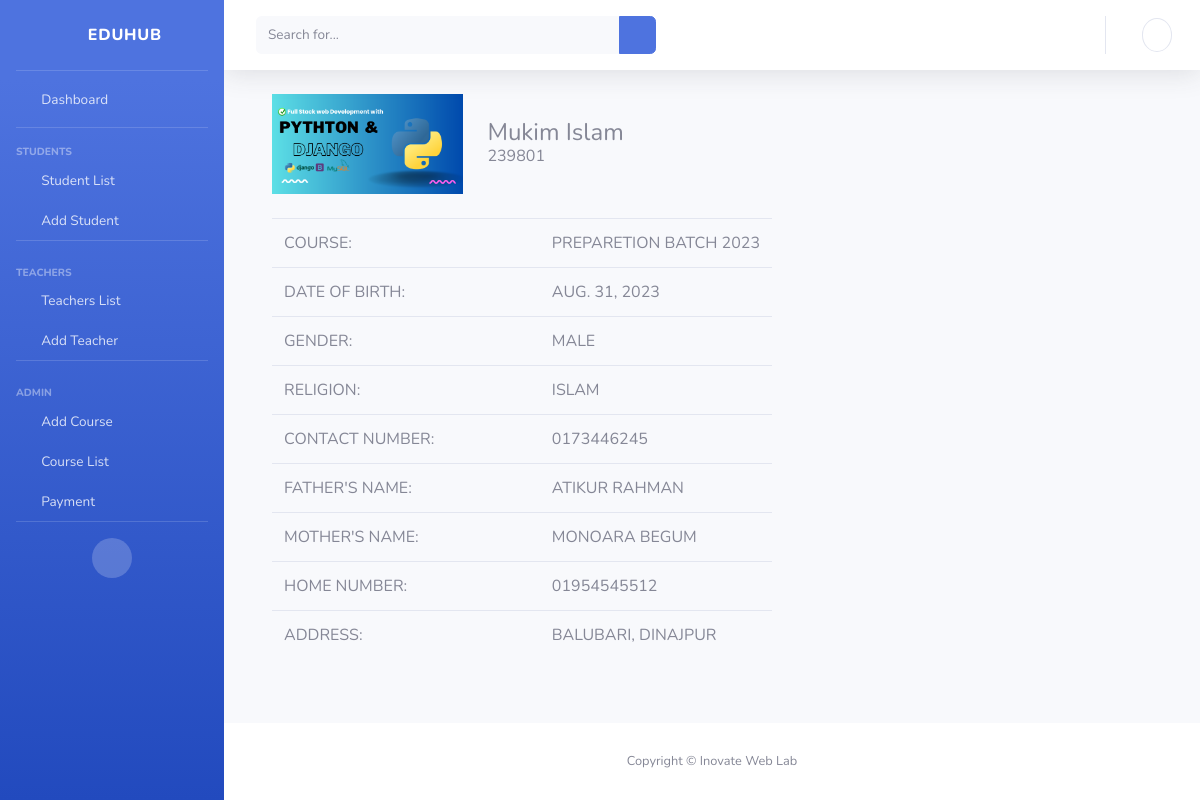
Screenshot of /student/10 with the database file from the repository.
### main/models.py (models this page shows, shortened)
class Student(models.Model):
    GENDERS = (
        ('male', "Male"),
        ('female', 'Female'),
        ('custom', 'Custom'),
    )
    STATUS = (
        ('running', 'Running'),
        ('finished', 'Finished')
    )
    student_id = models.IntegerField(unique=True, null=True, blank=True)
    student_photo = models.ImageField(upload_to='student_photos/', null=True, blank=True)
    student_name = models.CharField(max_length=40, null=True, blank=True)
    date_of_birth = models.DateField(blank=True, null=True, default='N/A')
    gender = models.CharField(max_length=20,choices=GENDERS, null=True, blank=True, default='N/A')
    religion = models.CharField(max_length=20, null=True, blank=True, default='N/A')
    contact_number = models.CharField(max_length=20, null=True, blank=True, default='N/A')
    father_name = models.CharField(max_length=20, null=True, blank=True, default='N/A')
    mother_name = models.CharField(max_length=20, null=True, blank=True, default='N/A')
    home_number = models.CharField(max_length=20, null=True, blank=True, default='N/A')
    address = models.CharField(max_length=20, null=True, blank=True, default='N/A')
    course = models.ForeignKey(Course, on_delete=models.CASCADE, default=0)
    status = models.CharField(max_length=15, choices=STATUS, default="N/A")

class Course(models.Model):
    FEE_TYPES = (
        ('one-time', 'One-time'),
        ('monthly', 'Monthly'),
    )
    course_name = models.CharField(max_length=100, null=True, blank=True)
    desc = models.TextField(null=True, blank=True, default='N/A')
    fee_type = models.CharField(max_length=20, choices=FEE_TYPES)
    fee = models.IntegerField(null=True, blank=True)
    first_roll = models.IntegerField(default=1)
    def __str__(self) -> str:
        return self.course_name

### EduHub/views.py (the view)
# urls.py: path('student/<int:id>', views.single_student, name="single-student"),
def single_student(request, id):
    student = Student.objects.get(id=id)
    return render(request, 'single_student.html', {'student': student})

### templates/single_student.html
{% extends 'base.html' %}
{% load static %}
{% block body %}
<div class="contaianer ml-4">
    <div class="d-flex">
        {% if student.student_photo %}
        <img src="{{student.student_photo.url}}" alt="" height="100">
        {% else %}
        <img src="{% static 'img/student.png' %}" alt="" height="100">
        {% endif %}
        <div class="h4 mt-4 ml-4">
            {{student.student_name}}
            <div class="h6">{{student.student_id}}</div>
        </div>
    </div>
    <table class="table mt-4" style="max-width: 500px;">
        <tr>
            <td class="col">Course:</td>
            <td class="col">{{student.course}}</td>
        </tr>
        <tr>
            <td class="col">Date Of Birth:</td>
            <td class="col">{{student.date_of_birth}}</td>
        </tr>
        <tr>
            <td class="col">Gender:</td>
            <td class="col">{{student.gender}}</td>
        </tr>
        <tr>
            <td class="col">RELIGION:</td>
            <td class="col">{{student.religion}}</td>
        </tr>
        <tr>
            <td class="col">CONTACT NUMBER:</td>
            <td class="col">{{student.contact_number}}</td>
        </tr>
        <tr>
            <td class="col">FATHER'S NAME:</td>
            <td class="col">{{student.father_name}}</td>
        </tr>
        <tr>
            <td class="col">Mother's Name:</td>
            <td class="col">{{student.mother_name}}</td>
        </tr>
        <tr>
            <td class="col">Home Number:</td>
            <td class="col">{{student.home_number}}</td>
        </tr>
        <tr>
            <td class="col">Address:</td>
            <td class="col">{{student.address}}</td>
        </tr>
    </table>
</div>
{% endblock %}

### rows the page displays
Student: student_photo (picture), student_name "Mukim Islam", student_id "239801", course "PREPARETION BATCH 2023", date_of_birth "AUG. 31, 2023", gender "MALE", religion "ISLAM", contact_number "0173446245", father_name "ATIKUR RAHMAN", mother_name "MONOARA BEGUM", home_number "01954545512", address "BALUBARI, DINAJPUR"
